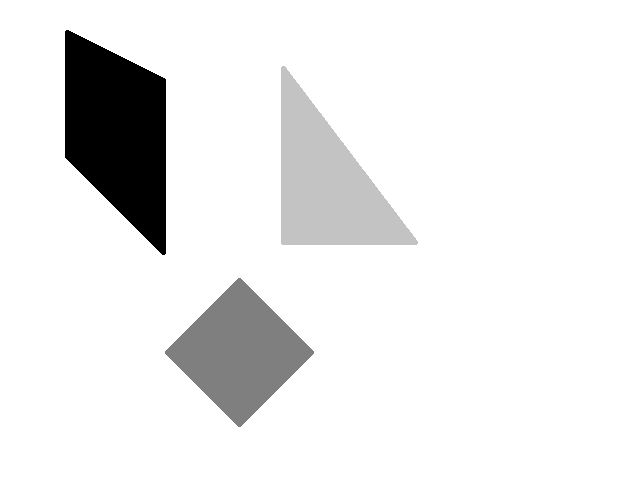
#> input picture imgs/ex1.png, 640 x 480 px, found by its file name
$ python orb.py
#> lines starting #> are read from the running program, lines starting #| are printed output that depends on the picture
import cv2 as cv
import numpy as np
from matplotlib import pyplot as plt

img = cv.imread("imgs/ex1.png", cv.IMREAD_GRAYSCALE)
#> img is the input picture: shape (480, 640); min 0, max 255, mean 234.8
img2 = cv.imread("imgs/ex2.png", cv.IMREAD_GRAYSCALE)
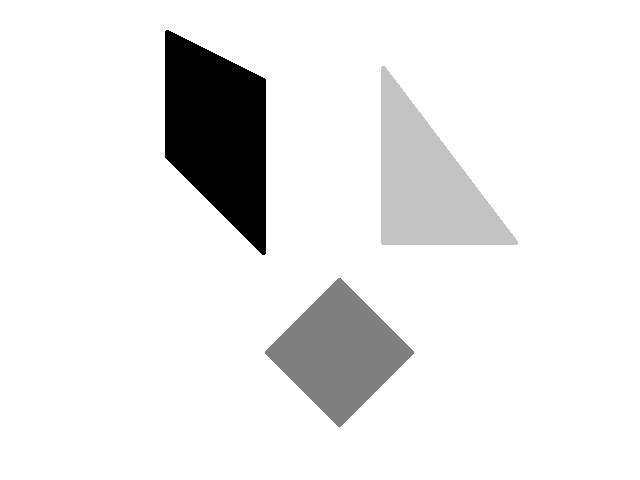
#> input picture imgs/ex2.png, 640 x 480 px, found by its file name
#> img2 is the input picture: shape (480, 640); min 0, max 255, mean 234.8
orb = cv.ORB.create(nfeatures=50, edgeThreshold=10, scaleFactor=1.1, patchSize=10)
kp1, des1_orb = orb.detectAndCompute(img, None)
#> kp1 = 39 keypoints; strongest (x, y, size): (163, 253, 12.1), (68, 32, 16.1), (165, 79, 11), (67, 30, 12.1)
kp2, des2_orb = orb.detectAndCompute(img2, None)
#> kp2 = 38 keypoints; strongest (x, y, size): (263, 253, 12.1), (264, 253, 13.3), (262, 252, 14.6), (167, 30, 12.1)

img3 = cv.drawKeypoints(img, kp1, None, color=(255, 0, 255), flags=0)
img4 = cv.drawKeypoints(img2, kp2, None, color=(255, 0, 255), flags=0)

print(f"{len(kp1)} pontos")
#| 39 pontos
print(f"{len(kp2)} pontos")
#| 38 pontos
plt.figure(figsize=(10, 5))

plt.subplot(1, 2, 1)
plt.imshow(img3)
plt.title("Imagem 1")  # Opcional: adicione um título à imagem
plt.axis("off")

plt.subplot(1, 2, 2)
plt.imshow(img4)
plt.title("Imagem 2")  # Opcional: adicione um título à imagem
plt.axis("off")  # Desativa os eixos para uma visualização mais limpa

plt.show()
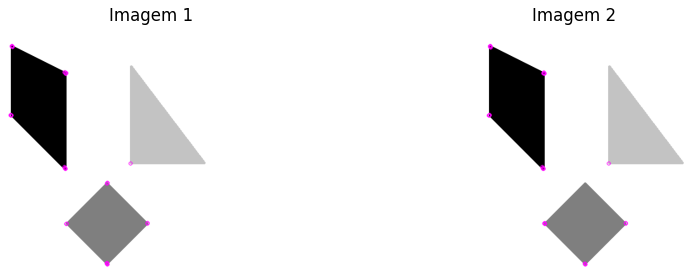
#> figure drawn by matplotlib, 2 panels

# APLICAÇÃO DOS DESCRITORES
sift = cv.SIFT.create()

_, des1 = sift.compute(img, keypoints=kp1)
_, des2 = sift.compute(img2, keypoints=kp2)
bf = cv.BFMatcher(cv.NORM_L2, crossCheck=False)

matches = bf.match(des1, des2)
#> matches = 39 matches
matches = sorted(matches, key=lambda x: x.distance)
good_matches = []
#> (the run stopped early here; a loop or call above may not have finished)
